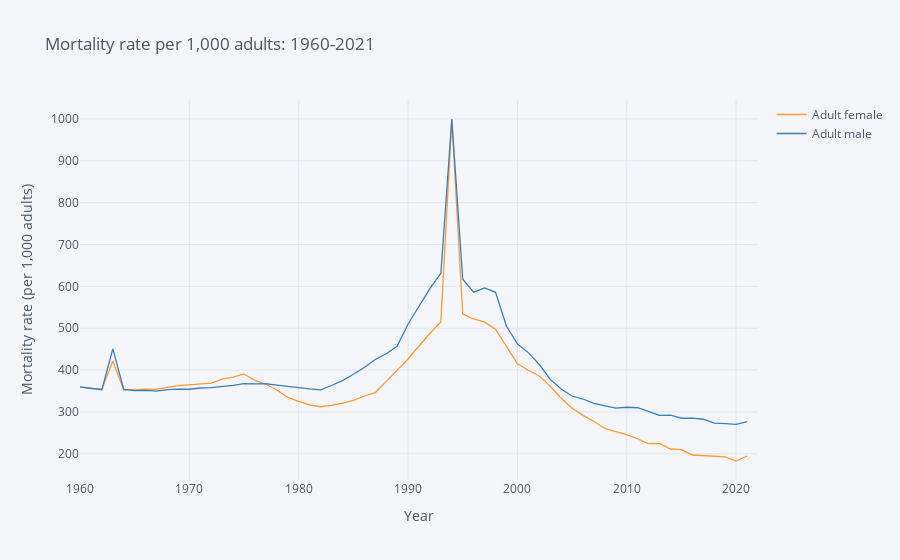

Source (notebook cell):
### Markdown cell above
#### Mortality Rate per 1000 adults. <a name="mortality-rate-for-1000-adults"></a>

### Code cell
# Mortality rate per 1,000 adults.

# Two variables: Male mortality rate per 1,000 adults, female mortality rate per 1,000 adults
variable_labels = {"SP.DYN.AMRT.FE":"Adult female",
                   "SP.DYN.AMRT.MA": "Adult male"}

# Set country to Rwanda
Rwanda = {"RWA":"Rwanda"}

# Get dataframe
rwanda_pop = wbdata.get_dataframe(variable_labels, country = Rwanda).squeeze()

# Date index is of type string; change to integers
rwanda_pop.index = rwanda_pop.index.astype(int)

# Print graph from 1960-2022
rwanda_pop.iplot(title="Mortality rate per 1,000 adults: 1960-2021",xTitle='Year',yTitle='Mortality rate (per 1,000 adults)')

### Figure 1 — Plotly figure (JSON) as saved in the notebook; plotly's stock layout.template omitted (floating-point values rounded to 4 significant figures)
{"data": [{"line": {"color": "rgba(255, 153, 51, 1.0)", "dash": "solid", "shape": "linear", "width": 1.3}, "mode": "lines", "name": "Adult female", "text": "", "type": "scatter", "x": [2022, 2021, 2020, 2019, 2018, 2017, 2016, 2015, 2014, 2013, 2012, 2011, 2010, 2009, 2008, 2007, 2006, 2005, 2004, 2003, 2002, 2001, 2000, 1999, 1998, 1997, 1996, 1995, 1994, 1993, 1992, 1991, 1990, 1989, 1988, 1987, 1986, 1985, 1984, 1983, 1982, 1981, 1980, 1979, 1978, 1977, 1976, 1975, 1974, 1973, 1972, 1971, 1970, 1969, 1968, 1967, 1966, 1965, 1964, 1963, 1962, 1961, 1960], "y": ["", 194.6, 182.7, 192.8, 194.7, 196.1, 197.1, 210.1, 211.4, 224.6, 224.5, 235.3, 245.7, 252.9, 260.4, 277.0, 291.7, 308.9, 332.9, 361.4, 385.9, 399.5, 415.1, 456.8, 497.7, 514.4, 522.1, 533.8, 997.6, 515.2, 488.0, 457.5, 426.4, 399.2, 373.8, 345.9, 338.1, 327.7, 321.0, 315.6, 312.4, 316.7, 325.3, 334.5, 352.4, 366.1, 375.1, 390.9, 382.9, 378.3, 368.9, 366.6, 363.5, 362.9, 358.4, 353.8, 354.3, 353.2, 352.1, 421.8, 354.3, 355.7, 359.5]}, {"line": {"color": "rgba(55, 128, 191, 1.0)", "dash": "solid", "shape": "linear", "width": 1.3}, "mode": "lines", "name": "Adult male", "text": "", "type": "scatter", "x": [2022, 2021, 2020, 2019, 2018, 2017, 2016, 2015, 2014, 2013, 2012, 2011, 2010, 2009, 2008, 2007, 2006, 2005, 2004, 2003, 2002, 2001, 2000, 1999, 1998, 1997, 1996, 1995, 1994, 1993, 1992, 1991, 1990, 1989, 1988, 1987, 1986, 1985, 1984, 1983, 1982, 1981, 1980, 1979, 1978, 1977, 1976, 1975, 1974, 1973, 1972, 1971, 1970, 1969, 1968, 1967, 1966, 1965, 1964, 1963, 1962, 1961, 1960], "y": ["", 276.7, 270.5, 272.1, 273.3, 282.5, 285.3, 284.9, 292.1, 291.8, 301.3, 310.0, 311.2, 309.2, 314.5, 320.7, 330.9, 338.0, 354.7, 377.8, 413.4, 441.7, 462.5, 504.7, 585.9, 596.5, 586.3, 617.0, 999.9, 631.4, 594.4, 552.0, 510.1, 457.1, 439.0, 425.2, 406.1, 389.9, 374.9, 363.2, 352.8, 355.0, 358.7, 361.3, 364.1, 367.3, 367.2, 367.6, 363.5, 360.2, 357.9, 357.1, 354.1, 354.4, 353.2, 349.6, 351.7, 350.9, 354.1, 450.8, 353.2, 356.6, 360.0]}], "layout": {"autosize": true, "legend": {"bgcolor": "#F5F6F9", "font": {"color": "#4D5663"}}, "paper_bgcolor": "#F5F6F9", "plot_bgcolor": "#F5F6F9", "title": {"font": {"color": "#4D5663"}, "text": "Mortality rate per 1,000 adults: 1960-2021"}, "xaxis": {"autorange": true, "gridcolor": "#E1E5ED", "range": [1960, 2022], "showgrid": true, "tickfont": {"color": "#4D5663"}, "title": {"font": {"color": "#4D5663"}, "text": "Year"}, "type": "linear", "zerolinecolor": "#E1E5ED"}, "yaxis": {"autorange": true, "gridcolor": "#E1E5ED", "range": [137.3, 1045.0], "showgrid": true, "tickfont": {"color": "#4D5663"}, "title": {"font": {"color": "#4D5663"}, "text": "Mortality rate (per 1,000 adults)"}, "type": "linear", "zerolinecolor": "#E1E5ED"}}}
